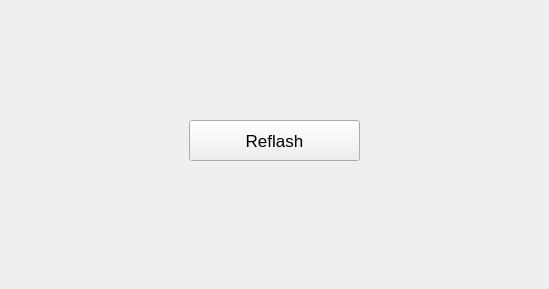
<?xml version="1.0" encoding="UTF-8"?>
<ui version="4.0">
 <class>MainWindow</class>
 <widget class="QMainWindow" name="MainWindow">
  <property name="geometry">
   <rect>
    <x>0</x>
    <y>0</y>
    <width>549</width>
    <height>289</height>
   </rect>
  </property>
  <property name="windowTitle">
   <string>MainWindow</string>
  </property>
  <widget class="QWidget" name="centralwidget">
   <widget class="QPushButton" name="pbtn_reflash">
    <property name="geometry">
     <rect>
      <x>189</x>
      <y>120</y>
      <width>171</width>
      <height>41</height>
     </rect>
    </property>
    <property name="font">
     <font>
      <pointsize>13</pointsize>
     </font>
    </property>
    <property name="text">
     <string>Reflash</string>
    </property>
   </widget>
  </widget>
 </widget>
 <resources/>
 <connections/>
</ui>
